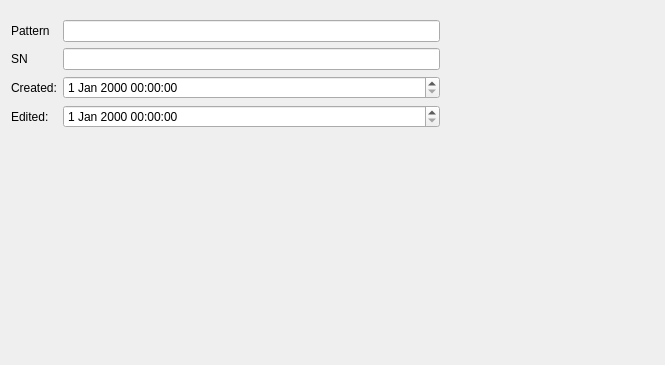
<?xml version="1.0" encoding="UTF-8"?>
<ui version="4.0">
 <class>Form</class>
 <widget class="QWidget" name="Form">
  <property name="geometry">
   <rect>
    <x>0</x>
    <y>0</y>
    <width>665</width>
    <height>365</height>
   </rect>
  </property>
  <property name="windowTitle">
   <string>Form</string>
  </property>
  <layout class="QVBoxLayout" name="verticalLayout">
   <property name="topMargin">
    <number>20</number>
   </property>
   <item>
    <layout class="QHBoxLayout" name="horizontalLayout" stretch="2,1">
     <item>
      <layout class="QGridLayout" name="gridLayout">
       <item row="0" column="0">
        <widget class="QLabel" name="label">
         <property name="text">
          <string>Pattern</string>
         </property>
        </widget>
       </item>
       <item row="0" column="1">
        <widget class="QLineEdit" name="patternEdit"/>
       </item>
       <item row="1" column="0">
        <widget class="QLabel" name="label_4">
         <property name="text">
          <string>SN</string>
         </property>
        </widget>
       </item>
       <item row="1" column="1">
        <widget class="QLineEdit" name="snEdit"/>
       </item>
       <item row="2" column="0">
        <widget class="QLabel" name="label_2">
         <property name="text">
          <string>Created:</string>
         </property>
        </widget>
       </item>
       <item row="2" column="1">
        <widget class="QDateTimeEdit" name="createdTimeEdit"/>
       </item>
       <item row="3" column="0">
        <widget class="QLabel" name="label_3">
         <property name="text">
          <string>Edited:</string>
         </property>
        </widget>
       </item>
       <item row="3" column="1">
        <widget class="QDateTimeEdit" name="editedTimeEdit"/>
       </item>
      </layout>
     </item>
     <item>
      <spacer name="horizontalSpacer">
       <property name="orientation">
        <enum>Qt::Horizontal</enum>
       </property>
       <property name="sizeHint" stdset="0">
        <size>
         <width>148</width>
         <height>20</height>
        </size>
       </property>
      </spacer>
     </item>
    </layout>
   </item>
   <item>
    <spacer name="verticalSpacer">
     <property name="orientation">
      <enum>Qt::Vertical</enum>
     </property>
     <property name="sizeHint" stdset="0">
      <size>
       <width>20</width>
       <height>211</height>
      </size>
     </property>
    </spacer>
   </item>
  </layout>
 </widget>
 <resources/>
 <connections/>
</ui>
